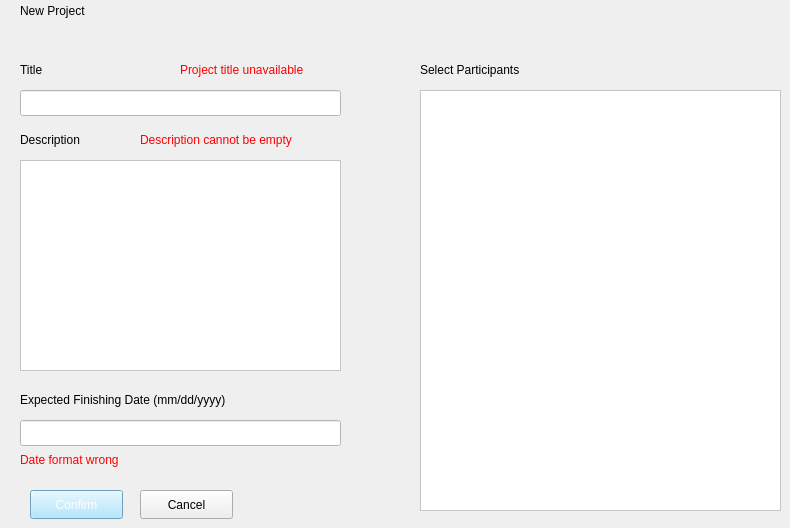
      <widget class="QWidget" name="page_3_newProject">
       <widget class="QLabel" name="label_13">
        <property name="geometry">
         <rect>
          <x>20</x>
          <y>0</y>
          <width>131</width>
          <height>21</height>
         </rect>
        </property>
        <property name="styleSheet">
         <string notr="true">color: rgb(0, 0, 0);
font: 14pt &quot;Segoe UI&quot;;</string>
        </property>
        <property name="text">
         <string>New Project</string>
        </property>
       </widget>
       <widget class="QLabel" name="label_14">
        <property name="geometry">
         <rect>
          <x>20</x>
          <y>60</y>
          <width>63</width>
          <height>20</height>
         </rect>
        </property>
        <property name="styleSheet">
         <string notr="true">color: rgb(0, 0, 0);</string>
        </property>
        <property name="text">
         <string>Title</string>
        </property>
       </widget>
       <widget class="QLineEdit" name="projectTitle">
        <property name="geometry">
         <rect>
          <x>20</x>
          <y>90</y>
          <width>321</width>
          <height>26</height>
         </rect>
        </property>
        <property name="styleSheet">
         <string notr="true">color: rgb(0, 0, 0);
background-color: rgb(255, 255, 255);</string>
        </property>
       </widget>
       <widget class="QLabel" name="label_15">
        <property name="geometry">
         <rect>
          <x>20</x>
          <y>130</y>
          <width>111</width>
          <height>20</height>
         </rect>
        </property>
        <property name="styleSheet">
         <string notr="true">color: rgb(0, 0, 0);</string>
        </property>
        <property name="text">
         <string>Description</string>
        </property>
       </widget>
       <widget class="QTextEdit" name="projectDescription">
        <property name="geometry">
         <rect>
          <x>20</x>
          <y>160</y>
          <width>321</width>
          <height>211</height>
         </rect>
        </property>
        <property name="styleSheet">
         <string notr="true">color: rgb(0, 0, 0);
background-color: rgb(255, 255, 255);</string>
        </property>
       </widget>
       <widget class="QPushButton" name="cancelNewProject">
        <property name="geometry">
         <rect>
          <x>140</x>
          <y>490</y>
          <width>93</width>
          <height>29</height>
         </rect>
        </property>
        <property name="styleSheet">
         <string notr="true">color: rgb(0, 0, 0);</string>
        </property>
        <property name="text">
         <string>Cancel</string>
        </property>
       </widget>
       <widget class="QPushButton" name="confirmNewProject">
        <property name="geometry">
         <rect>
          <x>30</x>
          <y>490</y>
          <width>93</width>
          <height>29</height>
         </rect>
        </property>
        <property name="styleSheet">
         <string notr="true">background-color: rgb(157, 224, 255);
color: rgb(255, 255, 255);</string>
        </property>
        <property name="text">
         <string>Confirm</string>
        </property>
       </widget>
       <widget class="QListWidget" name="employeeList">
        <property name="geometry">
         <rect>
          <x>420</x>
          <y>90</y>
          <width>361</width>
          <height>421</height>
         </rect>
        </property>
        <property name="styleSheet">
         <string notr="true">color: rgb(0, 0, 0);
background-color: rgb(255, 255, 255);</string>
        </property>
       </widget>
       <widget class="QLabel" name="label_16">
        <property name="geometry">
         <rect>
          <x>420</x>
          <y>60</y>
          <width>151</width>
          <height>20</height>
         </rect>
        </property>
        <property name="styleSheet">
         <string notr="true">color: rgb(0, 0, 0);</string>
        </property>
        <property name="text">
         <string>Select Participants</string>
        </property>
       </widget>
       <widget class="QLabel" name="projectTitleWarning">
        <property name="geometry">
         <rect>
          <x>180</x>
          <y>60</y>
          <width>161</width>
          <height>20</height>
         </rect>
        </property>
        <property name="styleSheet">
         <string notr="true">color: rgb(255, 0, 0);</string>
        </property>
        <property name="text">
         <string>Project title unavailable</string>
        </property>
       </widget>
       <widget class="QLabel" name="label_18">
        <property name="geometry">
         <rect>
          <x>20</x>
          <y>390</y>
          <width>291</width>
          <height>20</height>
         </rect>
        </property>
        <property name="styleSheet">
         <string notr="true">color: rgb(0, 0, 0);</string>
        </property>
        <property name="text">
         <string>Expected Finishing Date (mm/dd/yyyy)</string>
        </property>
       </widget>
       <widget class="QLineEdit" name="projectDate">
        <property name="geometry">
         <rect>
          <x>20</x>
          <y>420</y>
          <width>321</width>
          <height>26</height>
         </rect>
        </property>
        <property name="styleSheet">
         <string notr="true">color: rgb(0, 0, 0);
background-color: rgb(255, 255, 255);</string>
        </property>
       </widget>
       <widget class="QLabel" name="dateFormatWarning">
        <property name="geometry">
         <rect>
          <x>20</x>
          <y>450</y>
          <width>211</width>
          <height>20</height>
         </rect>
        </property>
        <property name="styleSheet">
         <string notr="true">color: rgb(255, 0, 0);</string>
        </property>
        <property name="text">
         <string>Date format wrong</string>
        </property>
       </widget>
       <widget class="QLabel" name="emptyDescriptionWarning">
        <property name="geometry">
         <rect>
          <x>140</x>
          <y>130</y>
          <width>201</width>
          <height>20</height>
         </rect>
        </property>
        <property name="styleSheet">
         <string notr="true">color: rgb(255, 0, 0);</string>
        </property>
        <property name="text">
         <string>Description cannot be empty</string>
        </property>
       </widget>
      </widget>
